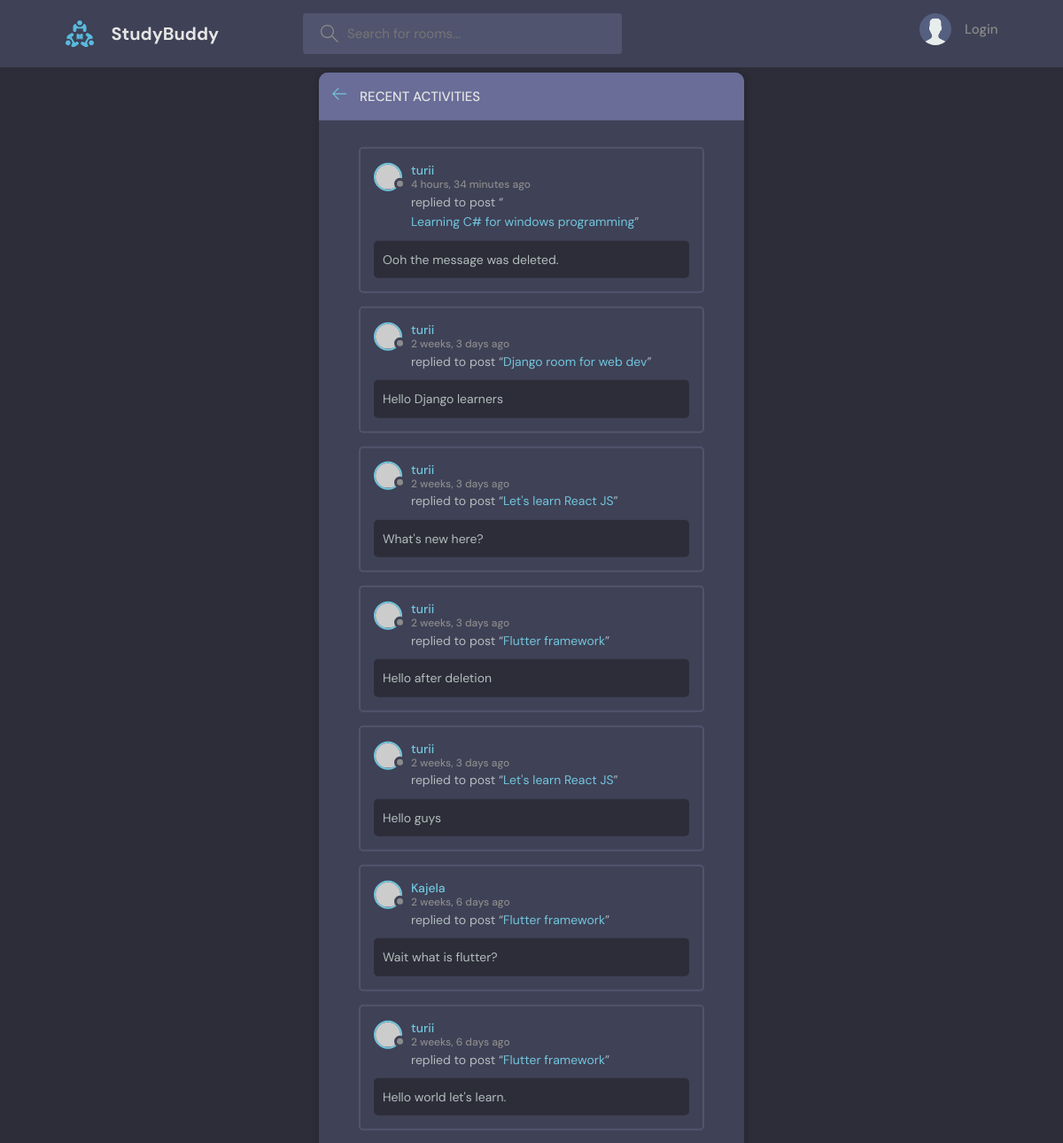
/activity, run on an earlier commit of the app's database.
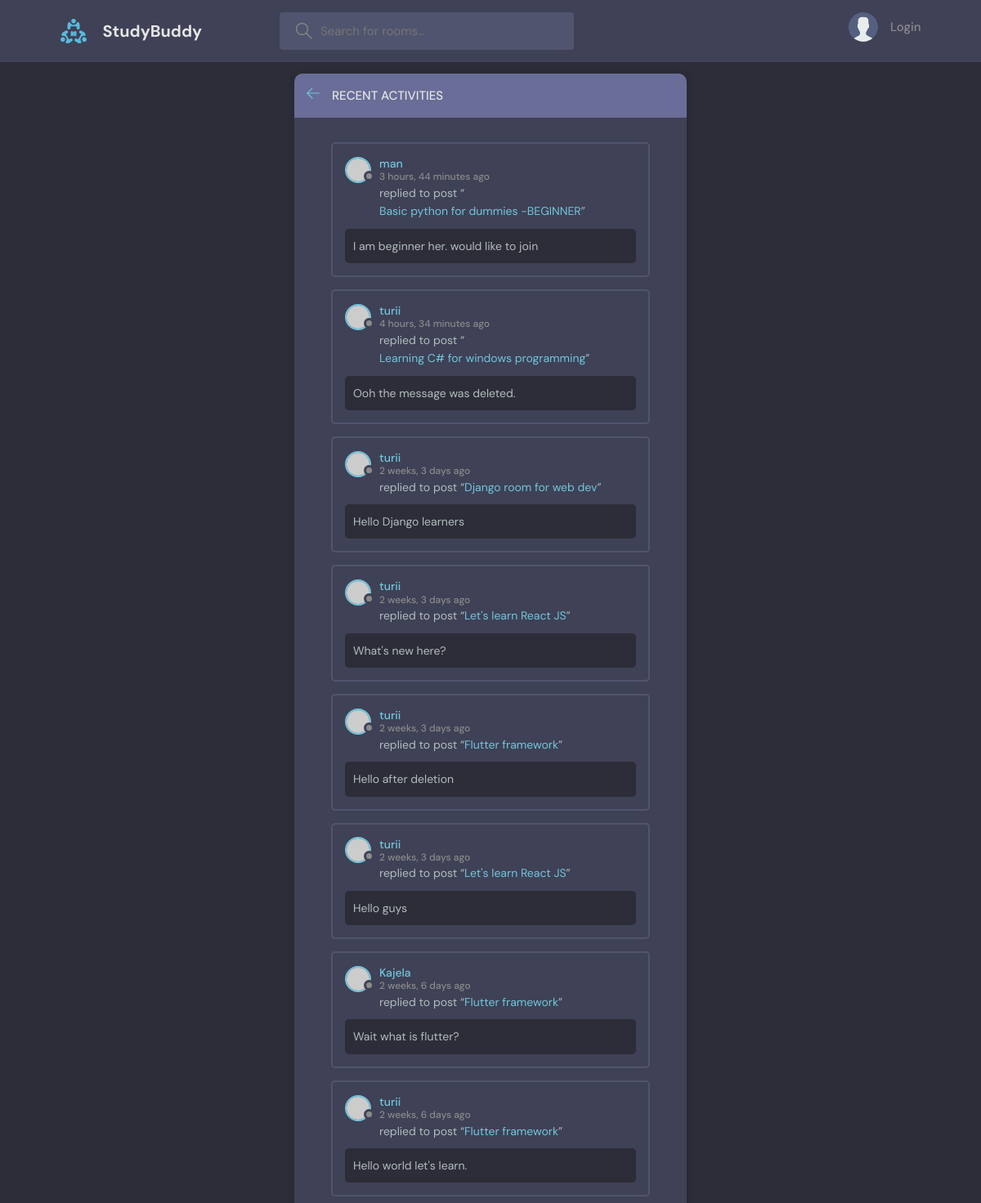
And on a later commit of the database.
### base/models.py (models this page shows, shortened)
class Message(models.Model):
    user = models.ForeignKey(User, on_delete=models.CASCADE)
    room = models.ForeignKey(Room, on_delete=models.CASCADE)
    body = models.TextField()
    updated = models.DateTimeField(auto_now=True)
    created = models.DateTimeField(auto_now_add=True)
    class Meta():
        ordering = ['-updated', '-created']

class Room(models.Model):
    host =  models.ForeignKey(User, on_delete=models.SET_NULL,null=True)
    topic =  models.ForeignKey(Topic, on_delete=models.SET_NULL,null=True)
    name = models.CharField(max_length=200)
    description = models.TextField(null=True, blank=True)
    participants = models.ManyToManyField(User, related_name='participants', blank=True)
    updated = models.DateTimeField(auto_now=True)
    created = models.DateTimeField(auto_now_add=True)
    class Meta():
        ordering = ['-updated', '-created']
    def __str__(self):
        return self.name

### base/views.py (the view)
# urls.py: path('activity', views.activityPage, name="activity"),
def activityPage(request):
    room_messages = Message.objects.all()
    context = {'room_messages': room_messages}
    return render(request, 'base/activity.html', context)

### base/templates/base/activity.html (shortened to what this page needs)
{% extends 'main.html' %}
{% block content %}
    <main class="layout">
      <div class="container">
        <div class="layout__box">
          <div class="layout__boxHeader">
            <div class="layout__boxTitle">
              <a href="{% url 'home' %}">
                <svg version="1.1" xmlns="http://www.w3.org/2000/svg" width="32" height="32" viewBox="0 0 32 32">
                  <title>arrow-left</title>
                  <path
                    d="M13.723 2.286l-13.723 13.714 13.719 13.714 1.616-1.611-10.96-10.96h27.625v-2.286h-27.625l10.965-10.965-1.616-1.607z"
                  ></path>
                </svg>
              </a>
              <h3>Recent Activities</h3>
            </div>
          </div>
          <div class="activities-page layout__body">
            {% for room_message in room_messages %}
    <div class="activities__box">
      <div class="activities__boxHeader roomListRoom__header">
        <a href="{% url 'profile' room_message.user.id %}" class="roomListRoom__author">
          <div class="avatar avatar--small">
            <img src="https://randomuser.me/api/portraits/women/11.jpg" />
          </div>
          <p>
            {{room_message.user}}
            <span>{{room_message.created|timesince}} ago</span>
          </p>
        </a>
      </div>
      <div class="activities__boxContent">
        <p>replied to post “<a href="{% url 'room' room_message.room.id %}">{{room_message.room}}</a>”</p>
        <div class="activities__boxRoomContent">
          {{room_message.body}}
        </div>
      </div>
    </div>
    {% endfor %}
          </div>
        </div>
      </div>
    </main>
 {% endblock %}

What changed in the data, as far as the page shows it:
added Message: user "man", created "3 hours, 44 minutes", room "Basic python for dummies -BEGINNER", body "I am beginner her. would like to join"
